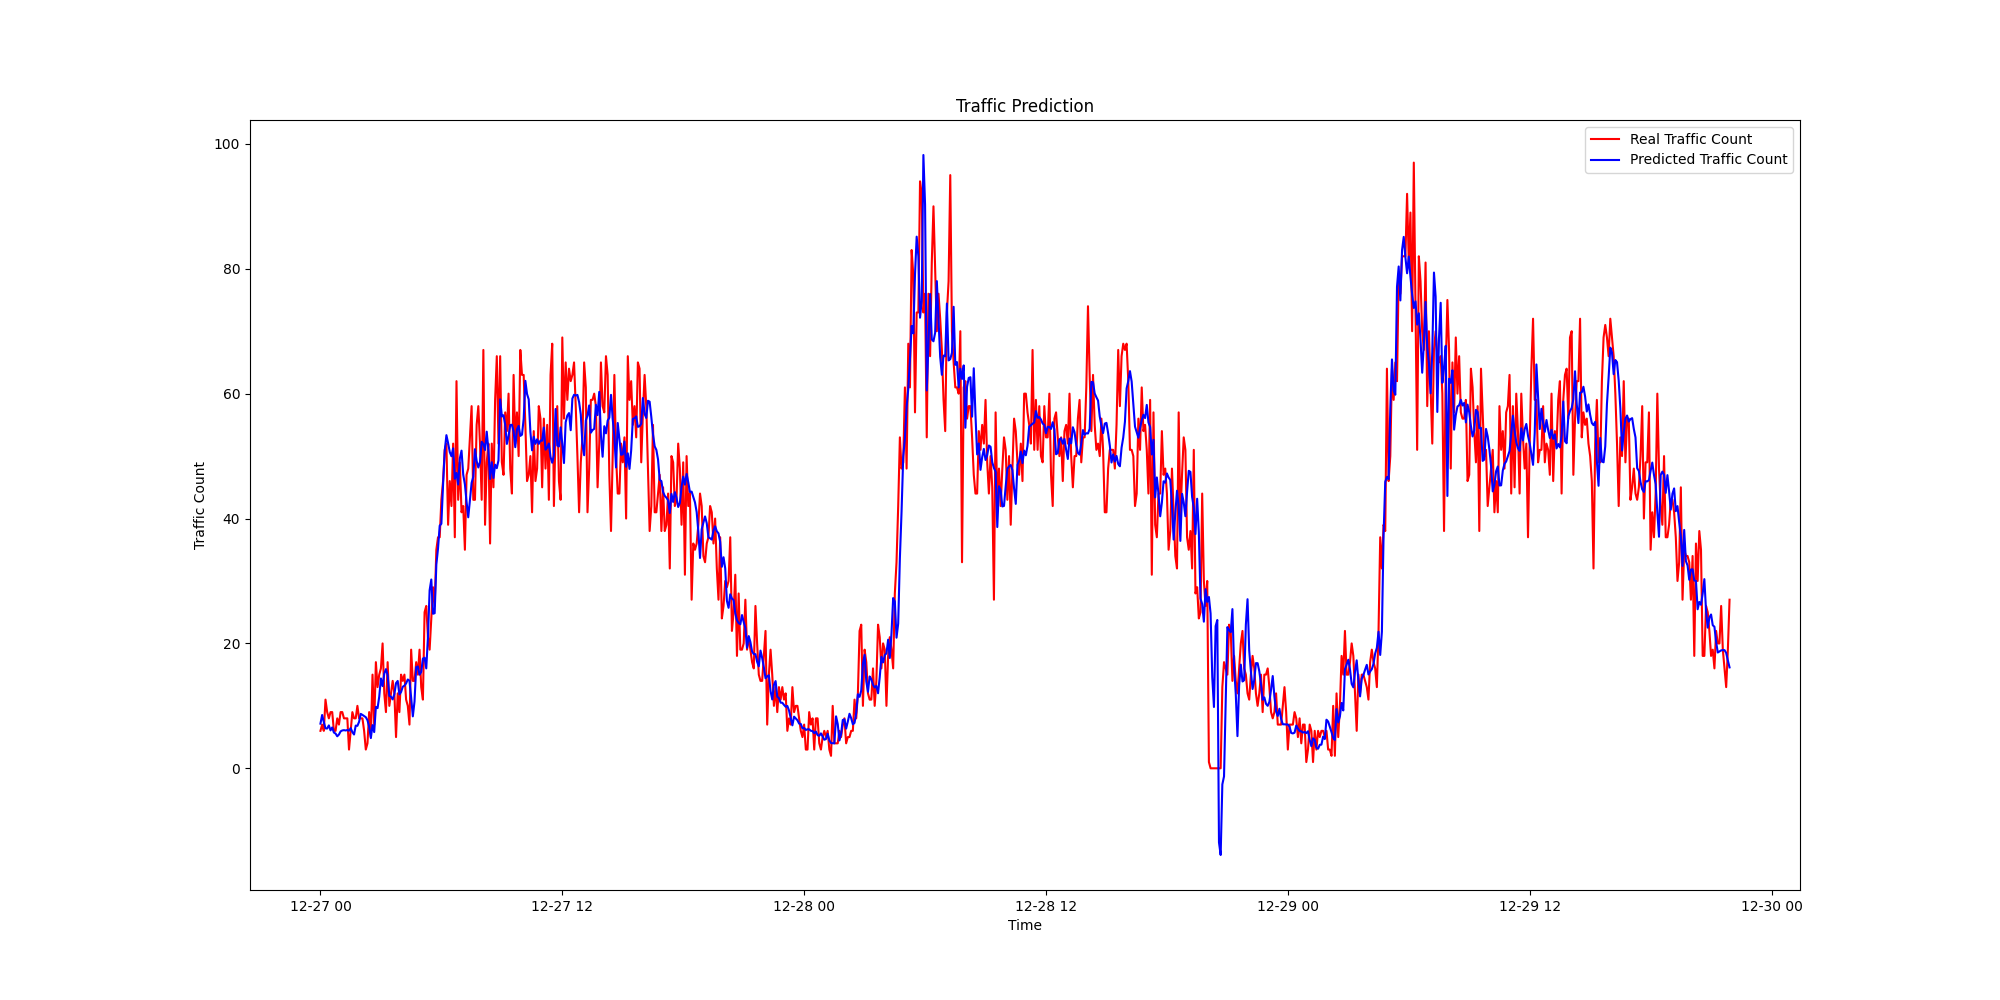

Python code for this plot:
# RCNN
import pandas as pd
import numpy as np
from sklearn.preprocessing import MinMaxScaler
from sklearn.metrics import mean_squared_error, r2_score
from tensorflow.keras.models import Sequential
from tensorflow.keras.layers import Conv1D, MaxPooling1D, LSTM, Dense, Flatten
import matplotlib.pyplot as plt

file_path = 'D:/Code/Vigilant-VGG16/train27303.csv'
time_step = 24
train_epoch = 100
batch_size = 32

def plot(test_data, y_test, test_predict):
    mse = mean_squared_error(y_test, test_predict)
    rmse = np.sqrt(mse)
    r2 = r2_score(y_test, test_predict)

    print(f'MSE: {mse}')
    print(f'RMSE: {rmse}')
    print(f'R²: {r2}')

    plt.figure(figsize=(20, 10))

    if len(test_data['timestamp']) > len(y_test):
        test_data = test_data.iloc[:len(y_test)]

    plt.plot(test_data['timestamp'], y_test, label='Real Traffic Count', color='red')
    plt.plot(test_data['timestamp'], test_predict, label='Predicted Traffic Count', color='blue')
    plt.xlabel('Time')
    plt.ylabel('Traffic Count')
    plt.title('Traffic Prediction')
    plt.legend()
    plt.savefig('RCNN.png')
    plt.close()

def read_data():
    data = pd.read_csv(file_path)
    data['timestamp'] = pd.to_datetime(data['timestamp'])
    data.sort_values('timestamp', inplace=True)

    train_data = data[data['timestamp'] < '2015-12-27']
    test_data = data[(data['timestamp'] >= '2015-12-27') & (data['timestamp'] <= '2015-12-30')]

    train_traffic = train_data['hourly_traffic_count'].values.reshape(-1, 1)
    test_traffic = test_data['hourly_traffic_count'].values.reshape(-1, 1)

    scaler = MinMaxScaler(feature_range=(0, 1))
    train_scaled = scaler.fit_transform(train_traffic)
    test_scaled = scaler.transform(test_traffic)

    return test_data, train_scaled, test_scaled, scaler

def create_dataset(dataset, time_step=1):
    X, y = [], []
    for i in range(len(dataset) - time_step - 1):
        a = dataset[i:(i + time_step), 0]
        X.append(a)
        y.append(dataset[i + time_step, 0])
    return np.array(X), np.array(y)

def train():
    test_data, train_scaled, test_scaled, scaler = read_data()
    x_train, y_train = create_dataset(train_scaled, time_step)
    x_test, y_test = create_dataset(test_scaled, time_step)

    x_train = x_train.reshape(x_train.shape[0], x_train.shape[1], 1)
    x_test = x_test.reshape(x_test.shape[0], x_test.shape[1], 1)

    model = Sequential()
    model.add(Conv1D(filters=64, kernel_size=2, activation='relu', input_shape=(time_step, 1)))
    model.add(MaxPooling1D(pool_size=2))
    model.add(LSTM(50, return_sequences=True))
    model.add(LSTM(50, return_sequences=False))
    model.add(Dense(1))
    model.compile(optimizer='adam', loss='mean_squared_error')

    model.fit(x_train, y_train, epochs=train_epoch, batch_size=batch_size, verbose=1)

    test_predict = model.predict(x_test)
    test_predict = scaler.inverse_transform(test_predict)
    y_test = scaler.inverse_transform(y_test.reshape(-1, 1))

    return test_data, y_test, test_predict

if __name__ == '__main__':
    test_data, y_test, test_predict = train()
    plot(test_data, y_test, test_predict)
